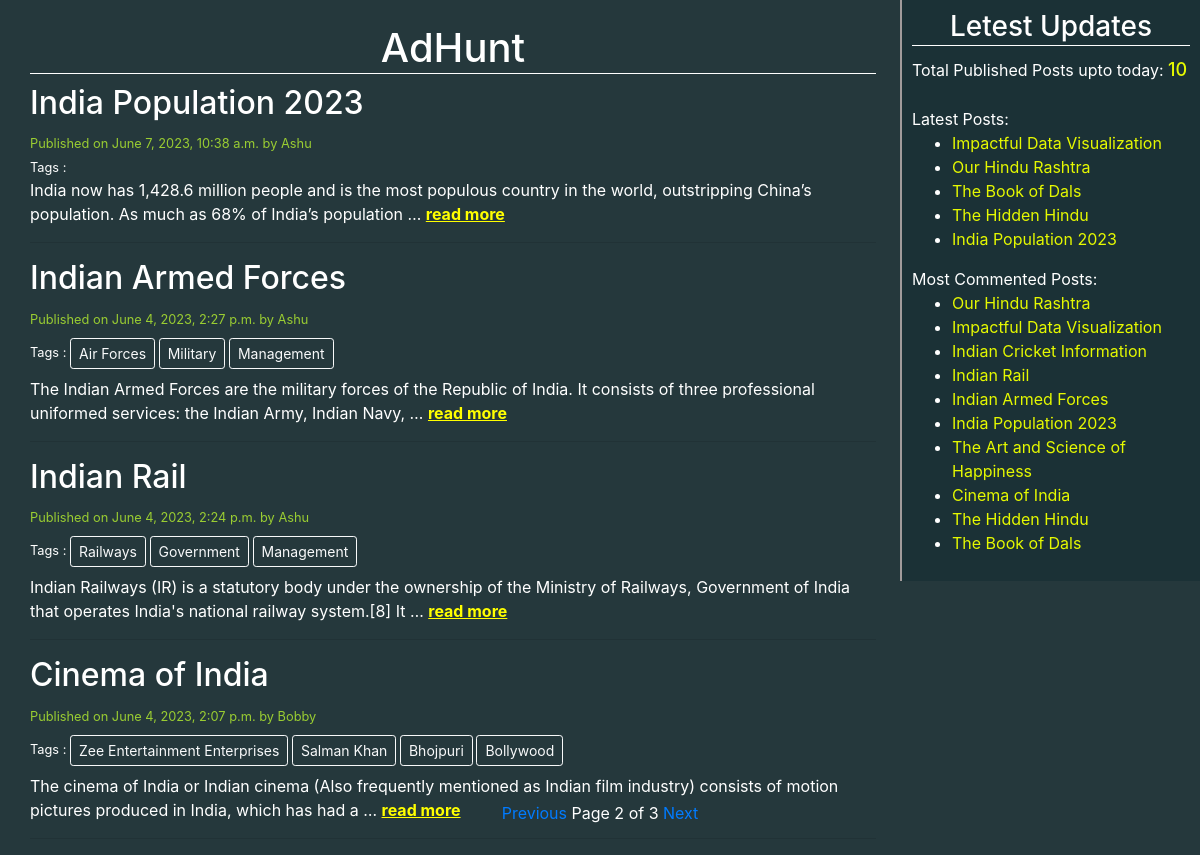
Screenshot of /?page=2 with the database file from the repository.
### blog/models.py (models this page shows, shortened)
class Post(models.Model):
    STATUS_CHOICES=(('draft','Draft'),('published','Published'))
    title=models.CharField(max_length=264)
    slug=models.SlugField(max_length=264,unique_for_date='publish')
    author=models.ForeignKey(User,on_delete=models.CASCADE,related_name='blog_posts')
    body=RichTextField(blank=True,null=True)
    publish=models.DateTimeField(default=timezone.now)
    created=models.DateTimeField(auto_now_add=True)#datetime of create() action
    updated=models.DateTimeField(auto_now=True)#datetime of save action
    status=models.CharField(max_length=10,choices=STATUS_CHOICES,default='draft')
    tags=TaggableManager()
    class Meta:
        ordering=('-publish',)
    def get_absolute_url(self):
        return reverse('post_detail',args=[self.publish.year,self.publish.strftime('%m'),self.publish.strftime('%d'),self.slug])

### blog/views.py (the view)
# urls.py: path('', views.post_list_view,name='home'),
def post_list_view(request,tag_slug=None):
    post_list=Post.objects.all()
    template_name='blog/post_list.html'
    tag=None
    if tag_slug:
        tag=get_object_or_404(Tag,slug=tag_slug)
        post_list=post_list.filter(tags__in=[tag])
    paginator=Paginator(post_list,4)
    page_number=request.GET.get('page')
    page_obj=paginator.get_page(page_number)
    return render(request, template_name,{'page_obj':page_obj,'tag':tag})

### blog/templatetags/blog_tags.py (called while the page is built)
@register.simple_tag
def total_posts():
    return Post.objects.count()

@register.inclusion_tag('blog/latest_posts_123.html')
def show_latest_posts(count=5):
    latest_posts=Post.objects.order_by('-publish')[:count]
    return {'latest_posts':latest_posts}

@register.simple_tag
def get_most_commented_posts(count=5):
    return Post.objects.annotate(total_comments=Count('comments')).order_by('-total_comments')[:count]

### template/blog/post_list.html (shortened to what this page needs)
<!DOCTYPE html>
{% extends 'blog/base.html'%}
{% block content%}
        {% for post in page_obj %}
        <h2 ><a id="h2_title" href="{{post.get_absolute_url}}" target="_blank" rel="noopener noreferrer">{{post.title|truncatewords:7}}</a></h2>
        <small id="time_a" >Published on {{post.publish}} by {{post.author|title}}</small><br>
        <small>Tags :
            {% for tag in post.tags.all %}
                <a href="{% url 'post_list_by_tag_name' tag.slug %}" class="btn btn-sm btn-outline-light my-2">{{tag.name|title}}</a>
            {% endfor %}
        </small>
        <div>
        <p>{{post.body|safe|truncatewords:25|linebreaks}}
            <a id="p_a" href="{{post.get_absolute_url}}" target="_blank" rel="noopener noreferrer">read more</a>
        </p>
        </div>
        <hr>
    {% endfor%}
    {% include 'blog/pagination.html' with page=post_list %}
{% endblock%}

### template/blog/base.html (shortened to what this page needs)
<!DOCTYPE html>
{% load blog_tags %}
{% load static %}
<html lang="en">
<head>
    <link rel="stylesheet" href="https://cdn.jsdelivr.net/npm/bootstrap@4.0.0/dist/css/bootstrap.min.css">
    <link rel="stylesheet" href="{% static "css/blog.css" %}">
</head>
<body>
    <div class="content">
        <h1 id="home_header"><a href="/">AdHunt</a></h1>
        {% block content%}{% endblock%}
    </div>
    <div class="sidebar">
        <h3 id="home_header"><a href="#">Letest Updates</a></h3>
        <p>Total Published Posts upto today: <span id="post_count">{% total_posts %}</span></p>
        <br><br>
        <p>Latest Posts:</p>{% show_latest_posts %}
        <p>Most Commented Posts:</p>
        {% get_most_commented_posts 10 as most_commented_posts %}
        <ul>
            {% for post in most_commented_posts %}
            <li>
                <a href="{{post.get_absolute_url}}">{{post.title}}</a>
            </li>
            {% endfor %}
        </ul>
    </div>
</body>
</html>

### template/blog/latest_posts_123.html
<ul>
    {% for post in latest_posts %}
        <li><a href="{{post.get_absolute_url}}">{{post.title}}</a></li>
    {% endfor %}
</ul>

### static/css/blog.css (style rules this page uses)
html { height: 100%; }
.content { margin-top: 2%; float: left; width: 73%; padding: 0 0 0 30px; text-align: left; }
.sidebar { float:right; width: 25%; padding: 10px; background: #1b3136; height: 100%; border-left: 2px solid hsl(0, 3%, 62%); }
body { background: #25383C; color: white; }
#home_header { text-align: center; border-bottom: white 1px solid; margin-bottom: 10px; padding-bottom: 1px; }
#home_header a { color: white; text-decoration: none; }
#h2_title { color: white; margin-top: 2%; }
h1 a { color: blue; text-decoration: underline; }
#time_a { color: yellowgreen; }
#p_a { color: yellow; font-weight: bolder; text-decoration: underline; }
p { display: inline; }
.btn { margin-bottom: 1px; }
#post_count { color: #e5f901; font-size: large; font-weight: 500; }
li a { color: #e5f901; }

### rows the page displays
Post: title "India Population 2023", publish "June 7, 2023, 10:38 a.m.", author "Ashu", body "India now has 1,428.6 million people and is the most populous country in the world, outstripping China’s population. As much as 68% of India’s population …"
Post: title "Indian Armed Forces", publish "June 4, 2023, 2:27 p.m.", author "Ashu", body "The Indian Armed Forces are the military forces of the Republic of India. It consists of three professional uniformed services: the Indian Army, Indian Navy, …"
Tag: name "Air Forces"
Tag: name "Military"
Tag: name "Management"
Post: title "Indian Rail", publish "June 4, 2023, 2:24 p.m.", author "Ashu", body "Indian Railways (IR) is a statutory body under the ownership of the Ministry of Railways, Government of India that operates India's national railway system.[8] It …"
Tag: name "Railways"
Tag: name "Government"
Post: title "Cinema of India", publish "June 4, 2023, 2:07 p.m.", author "Bobby", body "The cinema of India or Indian cinema (Also frequently mentioned as Indian film industry) consists of motion pictures produced in India, which has had a …"
Tag: name "Zee Entertainment Enterprises"
Tag: name "Salman Khan"
Tag: name "Bhojpuri"
Tag: name "Bollywood"
Post: title "Impactful Data Visualization"
Post: title "Our Hindu Rashtra"
Post: title "The Book of Dals"
Post: title "The Hidden Hindu"
Post: title "Indian Cricket Information"
Post: title "The Art and Science of Happiness"

### other values shown
{{ page_obj.number }} "2"
{{ page_obj.paginator.num_pages }} "3"
